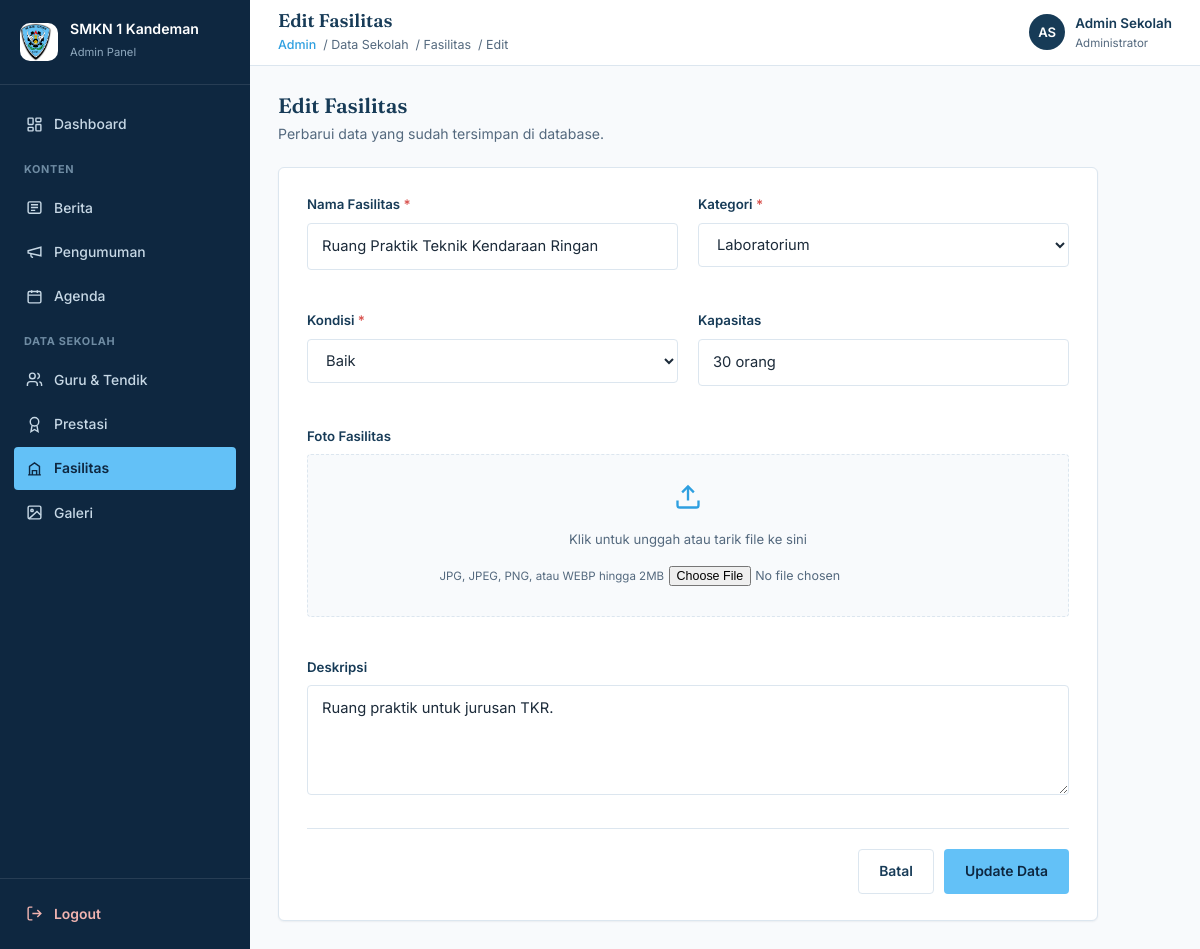
Screenshot of /admin/fasilitas/edit.php?id=2 (signed in) with the database file from the repository.
### tables this page shows
CREATE TABLE IF NOT EXISTS fasilitas (
    id INT UNSIGNED AUTO_INCREMENT PRIMARY KEY,
    nama_fasilitas VARCHAR(150) NOT NULL,
    kategori ENUM('Ruang Kelas','Laboratorium','Olahraga','Umum') NOT NULL DEFAULT 'Umum',
    kondisi ENUM('Baik','Perlu Perbaikan','Rusak') NOT NULL DEFAULT 'Baik',
    kapasitas VARCHAR(50) DEFAULT NULL,
    foto VARCHAR(255) DEFAULT NULL,
    deskripsi TEXT,
    created_at TIMESTAMP DEFAULT CURRENT_TIMESTAMP,
    updated_at TIMESTAMP DEFAULT CURRENT_TIMESTAMP ON UPDATE CURRENT_TIMESTAMP
);

### admin/fasilitas/edit.php (the view, shortened to what this page needs)
<?php
require_once '../../config/koneksi.php';
$id = isset($_GET['id']) ? intval($_GET['id']) : (isset($_POST['id']) ? intval($_POST['id']) : 0);
$errors = [];
if ($_SERVER['REQUEST_METHOD'] === 'POST') {
    $nama_fasilitas = trim($_POST['nama_fasilitas'] ?? '');
    $kategori = trim($_POST['kategori'] ?? '');
    $kondisi = trim($_POST['kondisi'] ?? '');
    $kapasitas = trim($_POST['kapasitas'] ?? '');
    $deskripsi = trim($_POST['deskripsi'] ?? '');
    $foto = handle_upload('foto', __DIR__ . '/../uploads/fasilitas/', $_POST['old_foto'] ?? null);
    if ($nama_fasilitas === '') {
        $errors[] = 'Nama Fasilitas wajib diisi.';
    }
    if ($kategori === '') {
        $errors[] = 'Kategori wajib diisi.';
    }
    if ($kondisi === '') {
        $errors[] = 'Kondisi wajib diisi.';
    }
    if (empty($errors)) {
        $stmt = mysqli_prepare($koneksi, "UPDATE fasilitas SET nama_fasilitas = ?, kategori = ?, kondisi = ?, kapasitas = ?, foto = ?, deskripsi = ? WHERE id = ?");
        mysqli_stmt_bind_param($stmt, "ssssssi", $nama_fasilitas, $kategori, $kondisi, $kapasitas, $foto, $deskripsi, $id);
        if (mysqli_stmt_execute($stmt)) {
            header('Location: index.php?msg=edit_sukses');
            exit;
        } else {
            $errors[] = 'Gagal memperbarui data: ' . mysqli_error($koneksi);
        }
    }
    $data = $_POST;
} else {
    $result = mysqli_query($koneksi, "SELECT * FROM fasilitas WHERE id = " . $id . " LIMIT 1");
    $row = mysqli_fetch_assoc($result);
    $data = $row;
}
include '../includes/header.php';
include '../includes/sidebar.php';
?>
<div class="main-area">
    <?php include '../includes/topbar.php'; ?>
    <div class="content">
        <div class="page-head">
            <div>
                <h2>Edit Fasilitas</h2>
                <p>Perbarui data yang sudah tersimpan di database.</p>
            </div>
        </div>
        <form class="form-panel" action="edit.php?id=<?php echo $id; ?>" method="post" enctype="multipart/form-data" autocomplete="off">
            <div class="form-grid">
                <div class="form-group">
                    <label for="nama_fasilitas">Nama Fasilitas <span style="color:var(--danger);">*</span></label>
                    <input type="text" id="nama_fasilitas" name="nama_fasilitas" class="field-input" placeholder="Masukkan nama fasilitas" value="<?php echo htmlspecialchars($data['nama_fasilitas'] ?? ''); ?>" required>
                </div>
                <div class="form-group">
                    <label for="kategori">Kategori <span style="color:var(--danger);">*</span></label>
                    <select id="kategori" name="kategori" class="field-input" required>
                        <option value="Laboratorium" <?php echo ((($data['kategori'] ?? '')) === 'Laboratorium') ? 'selected' : ''; ?>>Laboratorium</option>
                    </select>
                </div>
                <div class="form-group">
                    <label for="kondisi">Kondisi <span style="color:var(--danger);">*</span></label>
                    <select id="kondisi" name="kondisi" class="field-input" required>
                        <option value="Baik" <?php echo ((($data['kondisi'] ?? '')) === 'Baik') ? 'selected' : ''; ?>>Baik</option>
                    </select>
                </div>
                <div class="form-group">
                    <label for="kapasitas">Kapasitas</label>
                    <input type="text" id="kapasitas" name="kapasitas" class="field-input" placeholder="Contoh: 36 orang" value="<?php echo htmlspecialchars($data['kapasitas'] ?? ''); ?>">
                </div>
                <div class="form-group full">
                    <label>Foto Fasilitas</label>
                    <div class="upload-box">
                        <svg viewBox="0 0 24 24" fill="none" stroke="currentColor" stroke-width="2"><path d="M21 15v4a2 2 0 0 1-2 2H5a2 2 0 0 1-2-2v-4"/><path d="M17 8l-5-5-5 5"/><path d="M12 3v12"/></svg>
                        <p>Klik untuk unggah atau tarik file ke sini</p>
                        <span>JPG, JPEG, PNG, atau WEBP hingga 2MB</span>
                        <input type="file" name="foto" accept=".jpg,.jpeg,.png,.webp" style="margin-top:12px;font-size:.78rem;">
                    </div>
                </div>
                <div class="form-group full">
                    <label for="deskripsi">Deskripsi</label>
                    <textarea id="deskripsi" name="deskripsi" class="field-input" placeholder="Deskripsi singkat fasilitas" rows="3"><?php echo htmlspecialchars($data['deskripsi'] ?? ''); ?></textarea>
                </div>
            </div>
            <div class="form-actions">
                <a href="index.php" class="btn btn-outline">Batal</a>
                <button type="submit" class="btn btn-primary">Update Data</button>
            </div>
        </form>
    </div>
<?php include '../includes/footer.php'; ?>

### admin/assets/css/admin.css (style rules this page uses)
:root { --navy:#173B57; --navy-dark:#0E2740; --navy-soft:#2C5578; --sky:#63C1F7; --sky-dark:#2E9FE0; --bg:#F8FAFC; --white:#FFFFFF; --ink:#1C2B3A; --text-secondary:#54697E; --border:#DCE6EF; --shadow: 0 1px 2px rgba(15,39,64,.06); --shadow-md: 0 4px 14px rgba(15,39,64,.08); --radius-lg: 6px; --radius-md: 4px; --danger:#D9534F; --danger-soft:#FBEAE9; --success:#2E9E5B; --success-soft:#E7F6ED; --warning:#C98A1F; --warning-soft:#FBF3E3; --sidebar-w: 250px; --topbar-h: 66px; }
* { box-sizing:border-box; }
button,input,textarea,select { font:inherit; }
button { margin:0;cursor:pointer; }
html { scroll-behavior:smooth; }
body { margin:0; font-family:'Inter',Arial,sans-serif; color:var(--ink); background:var(--bg); line-height:1.6; -webkit-font-smoothing:antialiased; }
h1,h2,h3,h4 { font-family:'Fraunces',Georgia,serif; color:var(--navy); margin:0; line-height:1.2; font-weight:600; }
p { margin:0; }
a { color:inherit;text-decoration:none; }
.field-input { width:100%; padding:11px 14px; border:1.5px solid var(--border); border-radius:var(--radius-md); background:var(--white); font-size:.92rem; color:var(--ink); transition:border-color .15s ease; }
.btn { display:inline-flex;align-items:center;justify-content:center;gap:8px; padding:10px 20px;border-radius:var(--radius-md); font-weight:600;font-size:.87rem; border:1.5px solid transparent;cursor:pointer; transition:background .15s ease, color .15s ease, border-color .15s ease; white-space:nowrap; }
.btn-primary { background:var(--sky);color:var(--navy-dark); }
.btn-outline { border-color:var(--border);color:var(--navy);background:var(--white); }
.main-area { flex:1; margin-left:var(--sidebar-w); display:flex; flex-direction:column; min-width:0; }
.content { padding:28px;flex:1; }
.page-head { display:flex;align-items:flex-start;justify-content:space-between; flex-wrap:wrap;gap:14px; margin-bottom:22px; }
.page-head h2 { font-size:1.3rem; }
.page-head p { color:var(--text-secondary);font-size:.88rem;margin-top:4px; }
.form-panel { background:var(--white);border:1px solid var(--border);border-radius:var(--radius-lg); box-shadow:var(--shadow);padding:26px 28px;max-width:820px; }
.form-grid { display:grid;grid-template-columns:1fr 1fr;gap:20px; }
.form-group { margin-bottom:20px; }
.form-group.full { grid-column:1/-1; }
.form-group label { display:block;font-size:.83rem;font-weight:600;color:var(--navy);margin-bottom:7px; }
textarea.field-input { resize:vertical;min-height:110px; }
.upload-box { border:1.5px dashed var(--border);border-radius:var(--radius-md); padding:28px 16px;text-align:center;color:var(--text-secondary); background:var(--bg); }
.upload-box svg { width:28px;height:28px;stroke:var(--sky-dark);margin:0 auto 10px; }
.upload-box p { font-size:.82rem;margin-bottom:4px; }
.upload-box span { font-size:.72rem; }
.form-actions { display:flex;gap:10px;justify-content:flex-end; margin-top:6px;padding-top:20px;border-top:1px solid var(--border); }

### rows the page displays
fasilitas: nama_fasilitas "Ruang Praktik Teknik Kendaraan Ringan", kategori "Laboratorium", kondisi "Baik", kapasitas "30 orang", deskripsi "Ruang praktik untuk jurusan TKR."

### other values shown
$pageTitle "Edit Fasilitas"
$crumb "Data Sekolah"
$crumb "Fasilitas"
$crumb "Edit"
$initials "AS"
$adminNama "Admin Sekolah"
